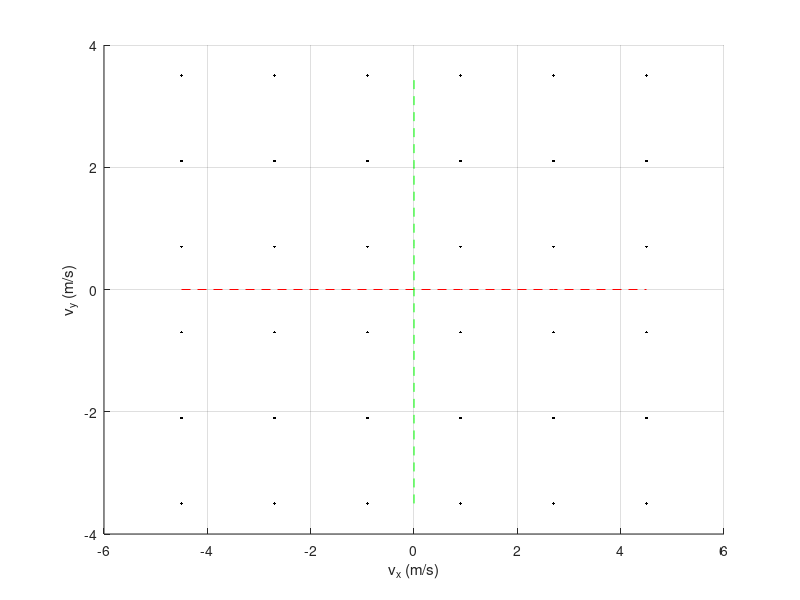

Recreate this plot in MATLAB.
clear; clc;

%% velocity command spread

N_d = 6; % resolution of command discretization

vx_max = 4.5;
vy_max = 3.5;
omega_max = 7.5;


vx_sweep = linspace(-vx_max, vx_max, N_d);
vy_sweep = linspace(-vy_max, vy_max, N_d);
omega_sweep = linspace(-omega_max, omega_max, N_d);

[vx_grid, vy_grid, omega_grid] = meshgrid(vx_sweep, vy_sweep, omega_sweep);


figure;
hold on; grid on;
xlabel('v_x (m/s)'); ylabel('v_y (m/s)'); zlabel('\omega_z (rad/s)')
plot3(vx_sweep,zeros(1, N_d),zeros(1, N_d),'r--')
plot3(zeros(1, N_d),vy_sweep,zeros(1, N_d), 'g--')
plot3(zeros(1, N_d),zeros(1, N_d),omega_sweep, 'c--')
for i = 1:N_d
    l = plot3(vx_grid(:,:,i), vy_grid(:,:,i), omega_grid(:,:,i), 'k.');
end
